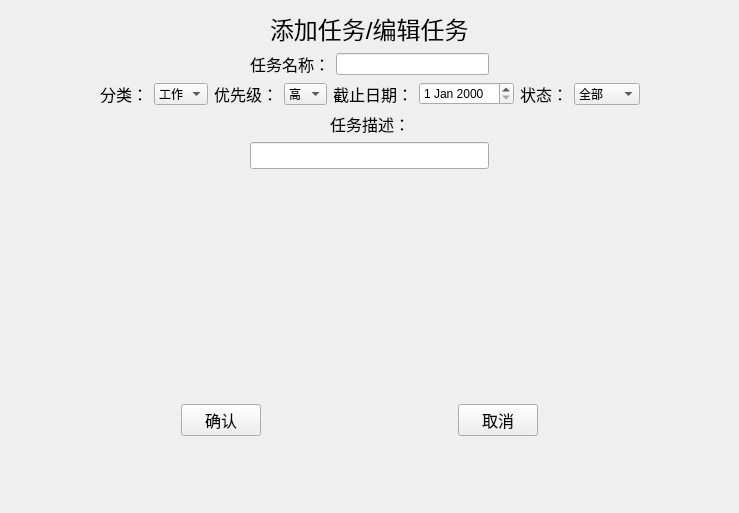
<?xml version="1.0" encoding="UTF-8"?>
<ui version="4.0">
 <class>EditView</class>
 <widget class="QWidget" name="EditView">
  <property name="geometry">
   <rect>
    <x>0</x>
    <y>0</y>
    <width>739</width>
    <height>513</height>
   </rect>
  </property>
  <property name="windowTitle">
   <string>Form</string>
  </property>
  <layout class="QVBoxLayout" name="verticalLayout">
   <item>
    <layout class="QHBoxLayout" name="horizontalLayout_7">
     <item>
      <spacer name="horizontalSpacer">
       <property name="orientation">
        <enum>Qt::Orientation::Horizontal</enum>
       </property>
       <property name="sizeHint" stdset="0">
        <size>
         <width>40</width>
         <height>20</height>
        </size>
       </property>
      </spacer>
     </item>
     <item>
      <widget class="QLabel" name="label">
       <property name="font">
        <font>
         <pointsize>18</pointsize>
        </font>
       </property>
       <property name="text">
        <string>添加任务/编辑任务</string>
       </property>
      </widget>
     </item>
     <item>
      <spacer name="horizontalSpacer_2">
       <property name="orientation">
        <enum>Qt::Orientation::Horizontal</enum>
       </property>
       <property name="sizeHint" stdset="0">
        <size>
         <width>40</width>
         <height>20</height>
        </size>
       </property>
      </spacer>
     </item>
    </layout>
   </item>
   <item>
    <layout class="QHBoxLayout" name="horizontalLayout_8">
     <item>
      <spacer name="horizontalSpacer_3">
       <property name="orientation">
        <enum>Qt::Orientation::Horizontal</enum>
       </property>
       <property name="sizeHint" stdset="0">
        <size>
         <width>40</width>
         <height>20</height>
        </size>
       </property>
      </spacer>
     </item>
     <item>
      <layout class="QHBoxLayout" name="horizontalLayout">
       <item>
        <widget class="QLabel" name="label_2">
         <property name="font">
          <font>
           <pointsize>12</pointsize>
          </font>
         </property>
         <property name="text">
          <string>任务名称：</string>
         </property>
        </widget>
       </item>
       <item>
        <widget class="QLineEdit" name="lineEdit"/>
       </item>
      </layout>
     </item>
     <item>
      <spacer name="horizontalSpacer_4">
       <property name="orientation">
        <enum>Qt::Orientation::Horizontal</enum>
       </property>
       <property name="sizeHint" stdset="0">
        <size>
         <width>40</width>
         <height>20</height>
        </size>
       </property>
      </spacer>
     </item>
    </layout>
   </item>
   <item>
    <layout class="QHBoxLayout" name="horizontalLayout_9">
     <item>
      <spacer name="horizontalSpacer_5">
       <property name="orientation">
        <enum>Qt::Orientation::Horizontal</enum>
       </property>
       <property name="sizeHint" stdset="0">
        <size>
         <width>40</width>
         <height>20</height>
        </size>
       </property>
      </spacer>
     </item>
     <item>
      <layout class="QHBoxLayout" name="horizontalLayout_6">
       <item>
        <layout class="QHBoxLayout" name="horizontalLayout_2">
         <item>
          <widget class="QLabel" name="label_3">
           <property name="font">
            <font>
             <pointsize>12</pointsize>
            </font>
           </property>
           <property name="text">
            <string>分类：</string>
           </property>
          </widget>
         </item>
         <item>
          <widget class="QComboBox" name="comboBox">
           <item>
            <property name="text">
             <string>工作</string>
            </property>
           </item>
           <item>
            <property name="text">
             <string>生活</string>
            </property>
           </item>
           <item>
            <property name="text">
             <string>学习</string>
            </property>
           </item>
           <item>
            <property name="text">
             <string>健康</string>
            </property>
           </item>
           <item>
            <property name="text">
             <string>社交</string>
            </property>
           </item>
          </widget>
         </item>
        </layout>
       </item>
       <item>
        <layout class="QHBoxLayout" name="horizontalLayout_3">
         <item>
          <widget class="QLabel" name="label_4">
           <property name="font">
            <font>
             <pointsize>12</pointsize>
            </font>
           </property>
           <property name="text">
            <string>优先级：</string>
           </property>
          </widget>
         </item>
         <item>
          <widget class="QComboBox" name="comboBox_2">
           <item>
            <property name="text">
             <string>高</string>
            </property>
           </item>
           <item>
            <property name="text">
             <string>中</string>
            </property>
           </item>
           <item>
            <property name="text">
             <string>低</string>
            </property>
           </item>
          </widget>
         </item>
        </layout>
       </item>
       <item>
        <layout class="QHBoxLayout" name="horizontalLayout_4">
         <item>
          <widget class="QLabel" name="label_5">
           <property name="font">
            <font>
             <pointsize>12</pointsize>
            </font>
           </property>
           <property name="text">
            <string>截止日期：</string>
           </property>
          </widget>
         </item>
         <item>
          <widget class="QDateEdit" name="dateEdit"/>
         </item>
        </layout>
       </item>
       <item>
        <layout class="QHBoxLayout" name="horizontalLayout_5">
         <item>
          <widget class="QLabel" name="label_6">
           <property name="font">
            <font>
             <pointsize>12</pointsize>
            </font>
           </property>
           <property name="text">
            <string>状态：</string>
           </property>
          </widget>
         </item>
         <item>
          <widget class="QComboBox" name="comboBox_3">
           <item>
            <property name="text">
             <string>全部</string>
            </property>
           </item>
           <item>
            <property name="text">
             <string>进行中</string>
            </property>
           </item>
           <item>
            <property name="text">
             <string>未开始</string>
            </property>
           </item>
           <item>
            <property name="text">
             <string>已完成</string>
            </property>
           </item>
          </widget>
         </item>
        </layout>
       </item>
      </layout>
     </item>
     <item>
      <spacer name="horizontalSpacer_6">
       <property name="orientation">
        <enum>Qt::Orientation::Horizontal</enum>
       </property>
       <property name="sizeHint" stdset="0">
        <size>
         <width>40</width>
         <height>20</height>
        </size>
       </property>
      </spacer>
     </item>
    </layout>
   </item>
   <item>
    <layout class="QHBoxLayout" name="horizontalLayout_10">
     <item>
      <spacer name="horizontalSpacer_7">
       <property name="orientation">
        <enum>Qt::Orientation::Horizontal</enum>
       </property>
       <property name="sizeHint" stdset="0">
        <size>
         <width>40</width>
         <height>20</height>
        </size>
       </property>
      </spacer>
     </item>
     <item>
      <widget class="QLabel" name="label_7">
       <property name="font">
        <font>
         <pointsize>12</pointsize>
        </font>
       </property>
       <property name="text">
        <string>任务描述：</string>
       </property>
      </widget>
     </item>
     <item>
      <spacer name="horizontalSpacer_9">
       <property name="orientation">
        <enum>Qt::Orientation::Horizontal</enum>
       </property>
       <property name="sizeHint" stdset="0">
        <size>
         <width>40</width>
         <height>20</height>
        </size>
       </property>
      </spacer>
     </item>
    </layout>
   </item>
   <item>
    <layout class="QHBoxLayout" name="horizontalLayout_11">
     <item>
      <spacer name="horizontalSpacer_8">
       <property name="orientation">
        <enum>Qt::Orientation::Horizontal</enum>
       </property>
       <property name="sizeHint" stdset="0">
        <size>
         <width>40</width>
         <height>20</height>
        </size>
       </property>
      </spacer>
     </item>
     <item>
      <widget class="QLineEdit" name="lineEdit_2">
       <property name="font">
        <font>
         <pointsize>12</pointsize>
        </font>
       </property>
      </widget>
     </item>
     <item>
      <spacer name="horizontalSpacer_10">
       <property name="orientation">
        <enum>Qt::Orientation::Horizontal</enum>
       </property>
       <property name="sizeHint" stdset="0">
        <size>
         <width>40</width>
         <height>20</height>
        </size>
       </property>
      </spacer>
     </item>
    </layout>
   </item>
   <item>
    <spacer name="verticalSpacer_3">
     <property name="orientation">
      <enum>Qt::Orientation::Vertical</enum>
     </property>
     <property name="sizeHint" stdset="0">
      <size>
       <width>20</width>
       <height>156</height>
      </size>
     </property>
    </spacer>
   </item>
   <item>
    <layout class="QHBoxLayout" name="horizontalLayout_12">
     <item>
      <spacer name="horizontalSpacer_11">
       <property name="orientation">
        <enum>Qt::Orientation::Horizontal</enum>
       </property>
       <property name="sizeHint" stdset="0">
        <size>
         <width>40</width>
         <height>20</height>
        </size>
       </property>
      </spacer>
     </item>
     <item>
      <widget class="QPushButton" name="btnConfirm">
       <property name="font">
        <font>
         <pointsize>12</pointsize>
        </font>
       </property>
       <property name="text">
        <string>确认</string>
       </property>
      </widget>
     </item>
     <item>
      <spacer name="verticalSpacer">
       <property name="orientation">
        <enum>Qt::Orientation::Vertical</enum>
       </property>
       <property name="sizeHint" stdset="0">
        <size>
         <width>20</width>
         <height>40</height>
        </size>
       </property>
      </spacer>
     </item>
     <item>
      <spacer name="horizontalSpacer_12">
       <property name="orientation">
        <enum>Qt::Orientation::Horizontal</enum>
       </property>
       <property name="sizeHint" stdset="0">
        <size>
         <width>40</width>
         <height>20</height>
        </size>
       </property>
      </spacer>
     </item>
     <item>
      <widget class="QPushButton" name="btnCancel">
       <property name="font">
        <font>
         <pointsize>12</pointsize>
        </font>
       </property>
       <property name="text">
        <string>取消</string>
       </property>
      </widget>
     </item>
     <item>
      <spacer name="verticalSpacer_2">
       <property name="orientation">
        <enum>Qt::Orientation::Vertical</enum>
       </property>
       <property name="sizeHint" stdset="0">
        <size>
         <width>20</width>
         <height>40</height>
        </size>
       </property>
      </spacer>
     </item>
     <item>
      <spacer name="horizontalSpacer_13">
       <property name="orientation">
        <enum>Qt::Orientation::Horizontal</enum>
       </property>
       <property name="sizeHint" stdset="0">
        <size>
         <width>40</width>
         <height>20</height>
        </size>
       </property>
      </spacer>
     </item>
    </layout>
   </item>
  </layout>
 </widget>
 <resources/>
 <connections/>
</ui>
